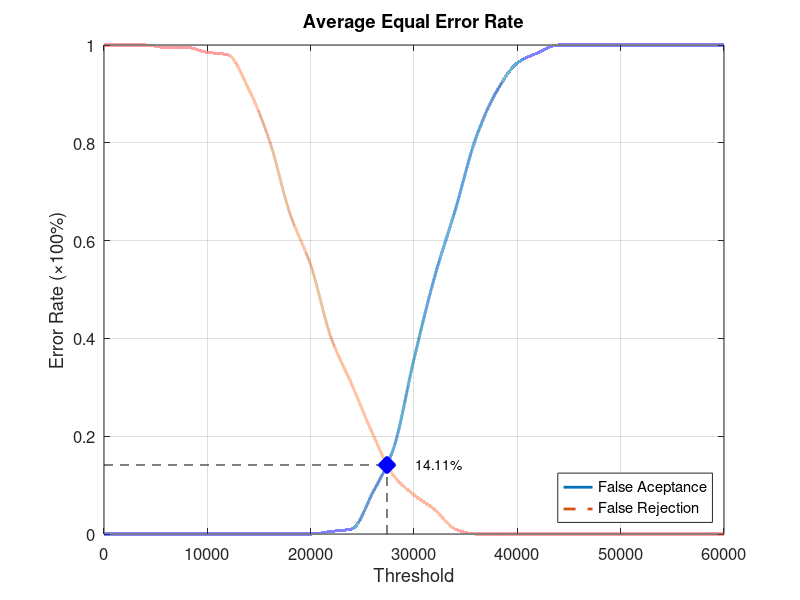
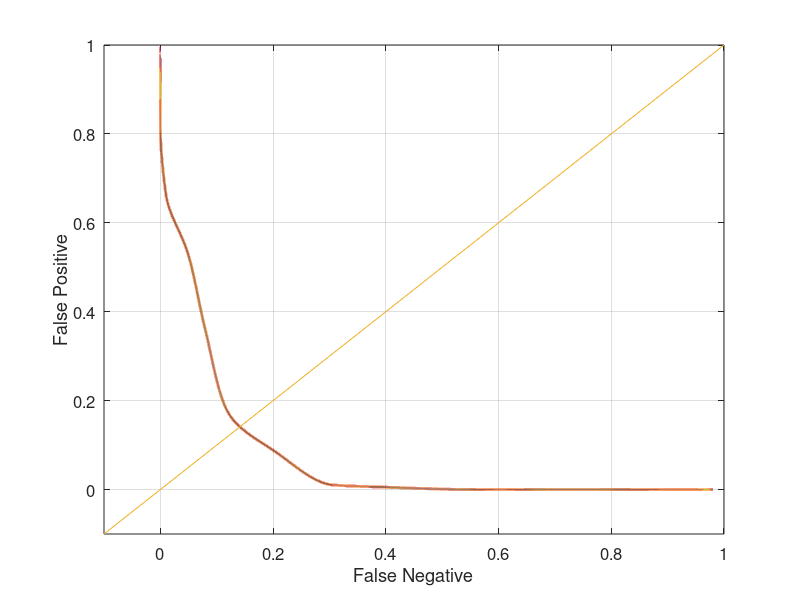

The MATLAB source for these figures, in order:
function yEER = Database2_3
close all;
clear;
clc;
x = 0:2000:60000;
xq = 0:0.5:60000;

y0 = [0 0 0 0 0 0 0 0 0 0 0 0.00526316 0.0105263 0.0842105 0.173684 0.357895 0.526316 0.663158 0.810526 0.905263 0.963158 0.984211 1 1 1 1 1 1 1 1 1];
yy0 = interp1(x, y0, xq, 'pchip');
y1 = [1 1 1 0.995 0.995 0.985 0.98 0.91 0.805 0.655 0.55 0.4 0.305 0.205 0.12 0.08 0.05 0.01 0 0 0 0 0 0 0 0 0 0 0 0 0];
yy1 = interp1(x, y1, xq, 'pchip');

% Calculating EER: 
y2 = abs(y0 - y1);
find(y2 == min(y2))
yy2 = abs(yy0 - yy1);
xEER = find(yy2 == min(yy2));
xEERIndex = xq(xEER) % X-axis EER
yEER = yy0(xEER) % Y-axis EER

main = figure
plot(xq, yy0,'-','LineWidth', 2);	hold on
plot(xq, yy1,'--','LineWidth', 2);	hold on
plot([xEERIndex xEERIndex], [0 yEER], 'k--');	hold on
plot([0 xEERIndex], [yEER yEER], 'k--');	hold on
plot(xEERIndex, yEER, 'bx', 'LineWidth', 10);	hold on
text(xEERIndex + 10 * xEERIndex / 100, yEER, [num2str(round((10000 * yEER)) / 100) '%'])
legend('False Aceptance', 'False Rejection', 'Location', 'SouthEast')
xlabel('Threshold')
ylabel('Error Rate (\times100%)')
title('Average Equal Error Rate')
set(gca, 'FontSize', 12)
axis([0 60000 0 1])
grid on

print(main, 'Database2_3Main', '-dpng');
FNRxFPR = figure('Color', [1 1 1]);
plot(yy1, yy0, '-', yy1, yy0, 'LineWidth', 2);
hold on
y = -0.1:0.1:1
plot(y, y); 
set(gca, 'FontSize', 12)
xlabel('False Negative')
ylabel('False Positive')
axis([-0.1 1 -0.1 1])
set(gca, 'FontSize', 12)
grid on

print(FNRxFPR, 'Database2_3FNRxFPR','-dpng');
end
